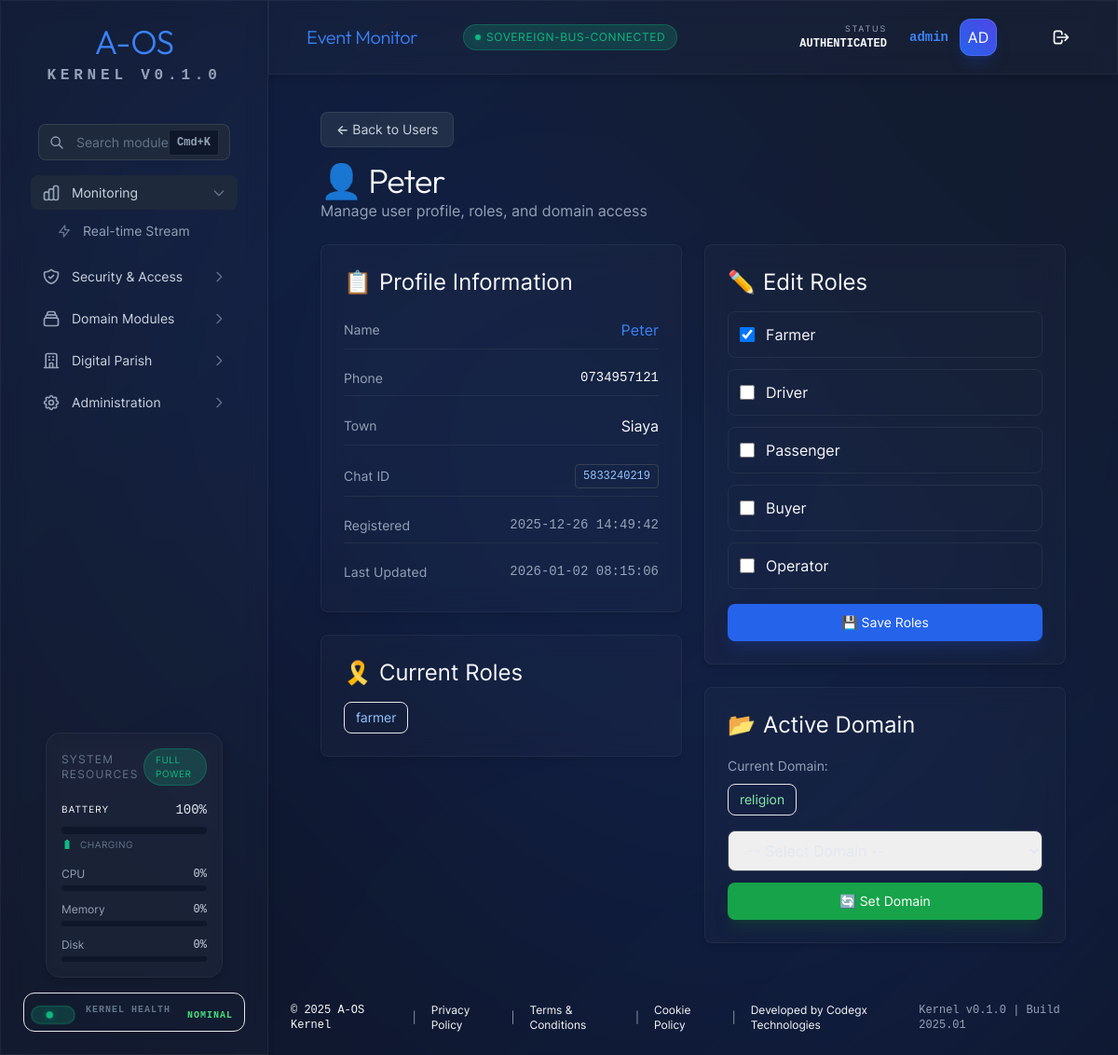
The app's page /dashboard/users/5833240219 (signed in), older data.
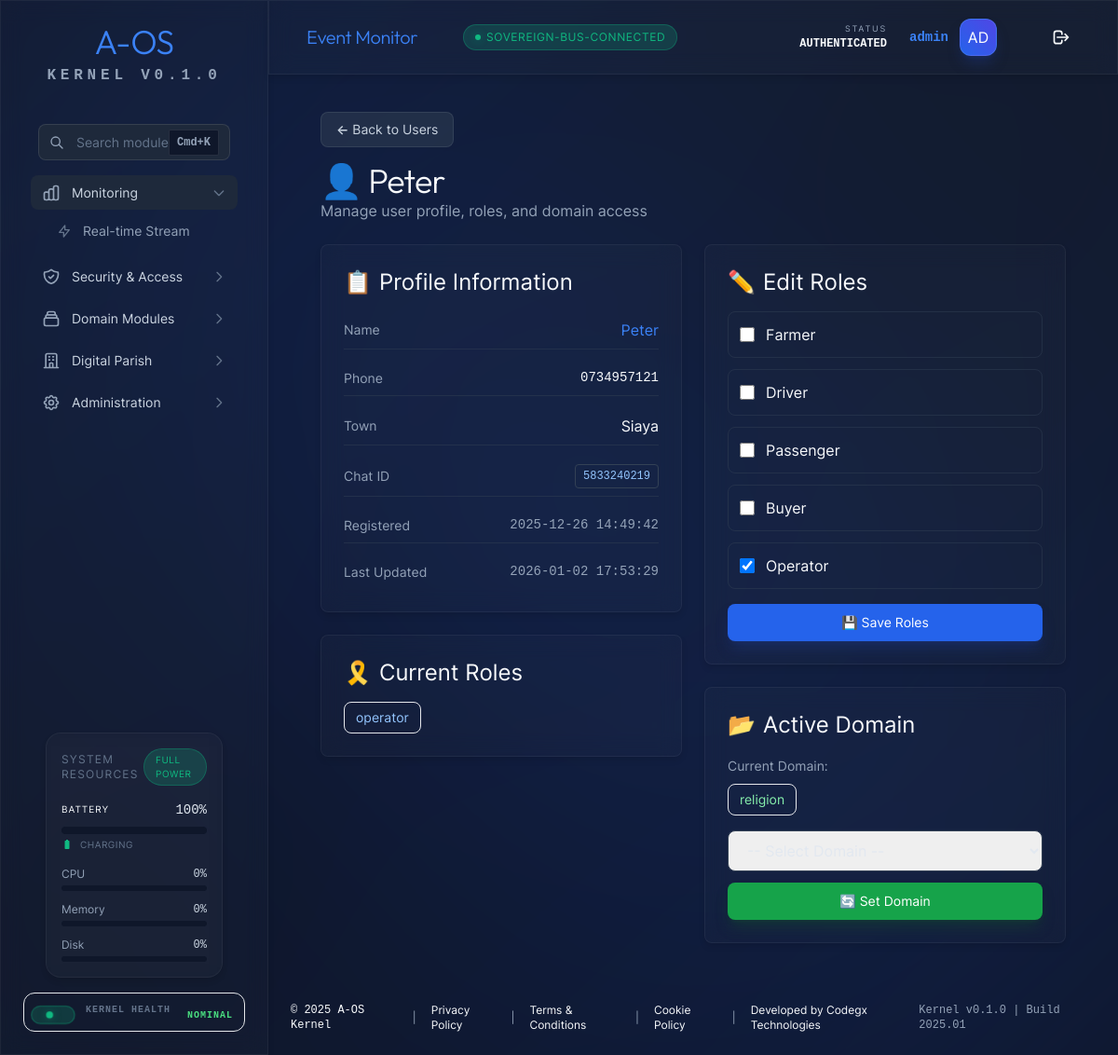
The same page, newer data.
### tables this page shows
CREATE TABLE telegram_users (
            id INTEGER PRIMARY KEY AUTOINCREMENT,
            chat_id INTEGER UNIQUE NOT NULL,
            phone TEXT UNIQUE NOT NULL,
            name TEXT NOT NULL,
            town TEXT,
            roles TEXT DEFAULT '[]',
            created_at TIMESTAMP DEFAULT CURRENT_TIMESTAMP,
            updated_at TIMESTAMP DEFAULT CURRENT_TIMESTAMP
        , active_domain TEXT);

### aos/api/routers/admin_users.py (the view)
@router.get("/users/{chat_id}", response_class=HTMLResponse)
async def user_detail(request: Request, chat_id: int, current_user: dict = Depends(get_current_operator)):
    user_service = UniversalUserService()
    user = user_service.get_user_by_chat_id(chat_id)
    if not user:
        raise HTTPException(status_code=404, detail="User not found")
    return templates.TemplateResponse("admin_user_detail.html", {
        "request": request,
        "user": current_user,  # Dashboard template expects 'user' object
        "telegram_user": user,  # Rename to avoid confusion
        "username": current_user["username"],
        "available_roles": user_service.VALID_ROLES
    })

### aos/api/templates/admin_user_detail.html (shortened to what this page needs)
{% extends "dashboard.html" %}
{% block content %}
<div class="aos-container">
    <div class="aos-mb-4">
        <a href="/dashboard/users"
            class="inline-flex items-center px-4 py-2 text-sm font-semibold rounded-lg bg-slate-700/50 text-slate-300 border border-slate-600/50 hover:bg-slate-700/70 hover:border-slate-500/70 transition-all duration-200">
            ← Back to Users
        </a>
    </div>
    <div class="aos-page-header">
        <h1 class="aos-h1">👤 {{ telegram_user.name }}</h1>
        <p class="aos-text-muted">Manage user profile, roles, and domain access</p>
    </div>
    <div class="aos-grid aos-grid-cols-2 aos-gap-6">
        <div class="space-y-6">
            <div class="aos-glass aos-p-6 aos-rounded-lg">
                <h2 class="aos-h3 aos-mb-4 flex items-center">
                    <span class="mr-2">📋</span> Profile Information
                </h2>
                <div class="space-y-3">
                    <div class="flex justify-between items-center py-2 border-b border-slate-700/50">
                        <span class="aos-text-muted aos-text-sm">Name</span>
                        <span class="aos-font-semibold aos-text-primary">{{ telegram_user.name }}</span>
                    </div>
                    <div class="flex justify-between items-center py-2 border-b border-slate-700/50">
                        <span class="aos-text-muted aos-text-sm">Phone</span>
                        <span class="aos-text-mono aos-text-sm">{{ telegram_user.phone }}</span>
                    </div>
                    <div class="flex justify-between items-center py-2 border-b border-slate-700/50">
                        <span class="aos-text-muted aos-text-sm">Town</span>
                        <span class="aos-font-semibold">{{ telegram_user.town }}</span>
                    </div>
                    <div class="flex justify-between items-center py-2 border-b border-slate-700/50">
                        <span class="aos-text-muted aos-text-sm">Chat ID</span>
                        <code class="px-2 py-1 text-xs rounded bg-slate-800/50 text-blue-300 border border-slate-700">
                            {{ telegram_user.chat_id }}
                        </code>
                    </div>
                    <div class="flex justify-between items-center py-2 border-b border-slate-700/50">
                        <span class="aos-text-muted aos-text-sm">Registered</span>
                        <span class="aos-text-mono aos-text-sm aos-text-muted">{{ telegram_user.created_at }}</span>
                    </div>
                    <div class="flex justify-between items-center py-2">
                        <span class="aos-text-muted aos-text-sm">Last Updated</span>
                        <span class="aos-text-mono aos-text-sm aos-text-muted">{{ telegram_user.updated_at }}</span>
                    </div>
                </div>
            </div>
            <div class="aos-glass aos-p-6 aos-rounded-lg">
                <h2 class="aos-h3 aos-mb-4 flex items-center">
                    <span class="mr-2">🎗️</span> Current Roles
                </h2>
                <div class="flex flex-wrap gap-2">
                    {% for role in telegram_user.roles %}
                    <span
                        class="inline-block px-3 py-1.5 text-sm font-semibold rounded-lg bg-blue-500/20 text-blue-300 border border-blue-500/30">
                        {{ role }}
                    </span>
                    {% endfor %}
                </div>
            </div>
        </div>
        <div class="space-y-6">
            <div class="aos-glass aos-p-6 aos-rounded-lg">
                <h2 class="aos-h3 aos-mb-4 flex items-center">
                    <span class="mr-2">✏️</span> Edit Roles
                </h2>
                <form method="POST" action="/dashboard/users/{{ telegram_user.chat_id }}/roles">
                    <div class="space-y-3 aos-mb-4">
                        {% for role in available_roles %}
                        <label
                            class="flex items-center p-3 rounded-lg border border-slate-700/50 hover:border-blue-500/50 hover:bg-white/5 transition-all duration-200 cursor-pointer">
                            <input type="checkbox" name="roles" value="{{ role }}" {% if role in telegram_user.roles
                                %}checked{% endif %}
                                class="w-4 h-4 rounded border-slate-600 text-blue-600 focus:ring-blue-500 focus:ring-offset-slate-900">
                            <span class="ml-3 aos-font-semibold">{{ role.capitalize() }}</span>
                        </label>
                        {% endfor %}
                    </div>
                    <button type="submit"
                        class="w-full px-4 py-2.5 text-sm font-semibold rounded-lg bg-blue-600 text-white hover:bg-blue-700 transition-all duration-200 shadow-lg shadow-blue-900/40">
                        💾 Save Roles
                    </button>
                </form>
            </div>
            <div class="aos-glass aos-p-6 aos-rounded-lg">
                <h2 class="aos-h3 aos-mb-4 flex items-center">
                    <span class="mr-2">📂</span> Active Domain
                </h2>
                <div class="aos-mb-4">
                    <span class="aos-text-muted aos-text-sm">Current Domain:</span>
                    <div class="mt-2">
                        {% if telegram_user.active_domain %}
                        <span
                            class="inline-block px-3 py-1.5 text-sm font-semibold rounded-lg bg-green-500/20 text-green-300 border border-green-500/30">
                            {{ telegram_user.active_domain }}
                        </span>
                        {% else %}
                        <span
                            class="inline-block px-3 py-1.5 text-sm font-semibold rounded-lg bg-yellow-500/20 text-yellow-300 border border-yellow-500/30">
                            None
                        </span>
                        {% endif %}
                    </div>
                </div>
                <form method="POST" action="/dashboard/users/{{ telegram_user.chat_id }}/domain">
                    <select name="domain"
                        class="w-full px-4 py-2.5 aos-mb-3 rounded-lg bg-slate-800/50 border border-slate-700 text-slate-200 focus:border-blue-500 focus:ring-1 focus:ring-blue-500 transition-all duration-200">
                        <option value="">-- Select Domain --</option>
                    </select>
                    <button type="submit"
                        class="w-full px-4 py-2.5 text-sm font-semibold rounded-lg bg-green-600 text-white hover:bg-green-700 transition-all duration-200 shadow-lg shadow-green-900/40">
                        🔄 Set Domain
                    </button>
                </form>
            </div>
        </div>
    </div>
</div>
{% endblock %}

Row changes from the older to the newer data that the page shows:
changed telegram_users "Peter": updated_at "2026-01-02 08:15:06" → "2026-01-02 17:53:29"
Text that changed along with them:
form field roles: "☑" → "☐"
form field roles: "☐" → "☑"
new list line: "operator"
list line gone: "farmer"
